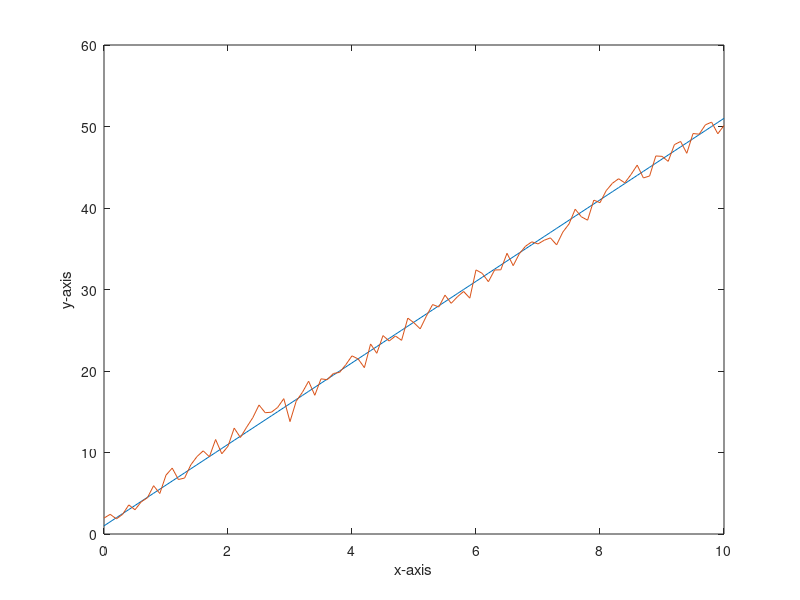

This chart was generated by the following MATLAB code:
close all;
clear all;

%% Slide 3

b0 = 1;
b1 = 5;
x = 0:0.1:10;
y = b0 + b1*x;

figure;
plot(x,y);
xlabel('x-axis');
ylabel('y-axis');
hold on

%% Slide 4

error = normrnd(0,1,[1 size(x,2)]);
y = b0 + b1*x + error;
plot(x,y);
hold off